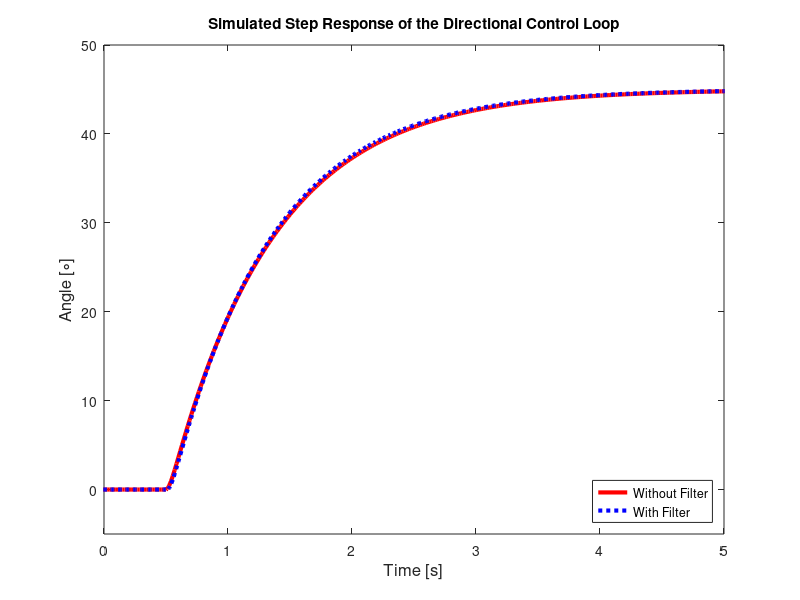

This chart was generated by the following MATLAB code:
close all;
clear all;
clc;



v= 1.4
%Ks = 0.5149 * v - 0.1925
%offset = 1360 + 270

 %csvwrite('Filtersimulation.csv',ScopeData);
 %datasim = csvread('sim1.csv');
% 
% Data1 = csvread('stepResponse1670.csv');
% Data2 = csvread('stepResponse1670.2.csv');
 FilterSim = csvread('Filtersimulation.csv');
% Datasim = csvread('sim1.csv');
% 
    time = FilterSim(:,1);
    Data1 = FilterSim(:,2);
    Data2 = FilterSim(:,3);
    
% 
% time   = Data1(:,1);
% angle  = Data1(:,2);
% time2  = Data2(:,1);
% angle2 = Data2(:,2);
% timesim  = Datasim(:,1)*1000;
% anglesim = Datasim(:,2);
% 
% hold;
% P1 = scatter(time,angle,'b');
% P2 = scatter(time2,angle2,'g');
% Psim = plot(timesim,anglesim,'LineWidth',2,'color','r');
%
    
    plot(time-4.5,Data1, 'linewidth', 3,'color', 'r');
    hold;
    plot(time-4.5,Data2,'linewidth', 3, 'color', 'b', 'Linestyle', ':');

% 
 xlim([0 5]);
 ylim([-5 50]);
% 
 title('Simulated Step Response of the Directional Control Loop')
 xlabel('Time [s]', 'fontsize', 12)
 ylabel('Angle [\circ]', 'fontsize', 12)
% 
 legend('Without Filter', 'With Filter','Simulation','Location', 'southeast' )
% grid on
% set(gca,'GridLineStyle',':', 'GridColor', 'k', 'GridAlpha', .6)
